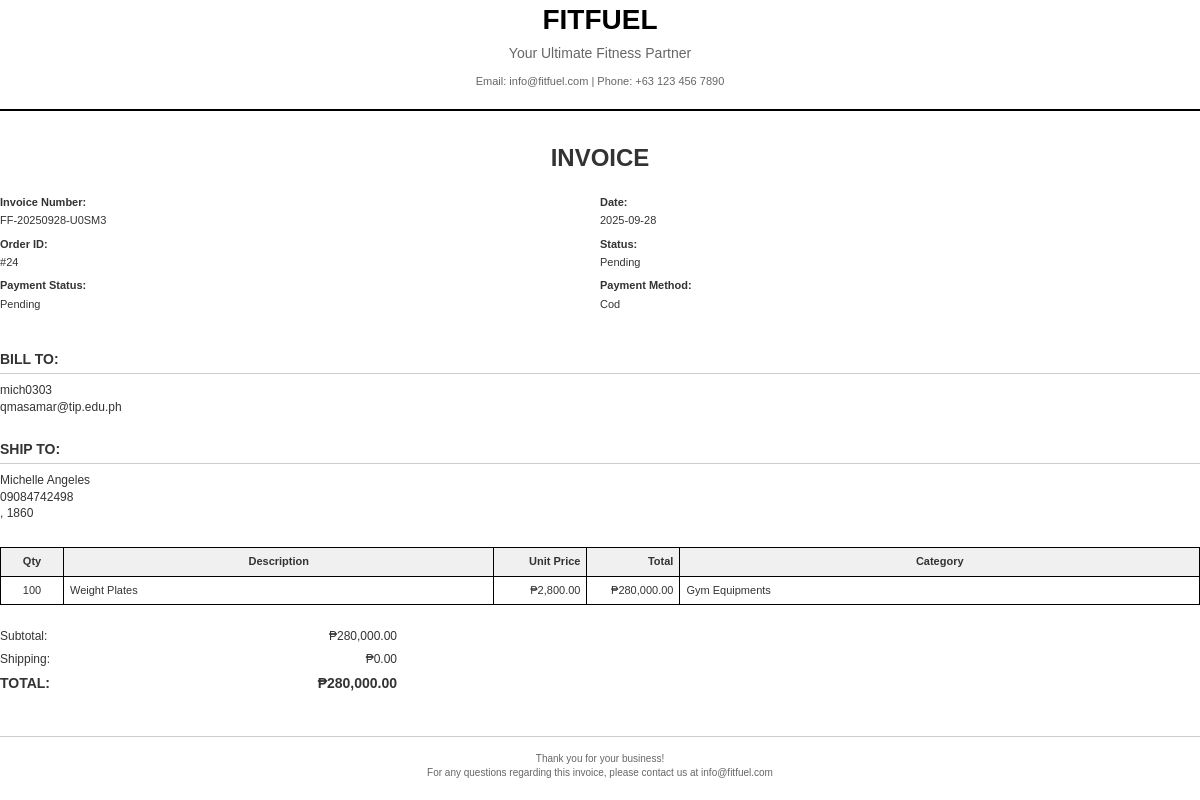
Page /admin/generate_invoice.php?id=24 (signed in) on the earlier database version.
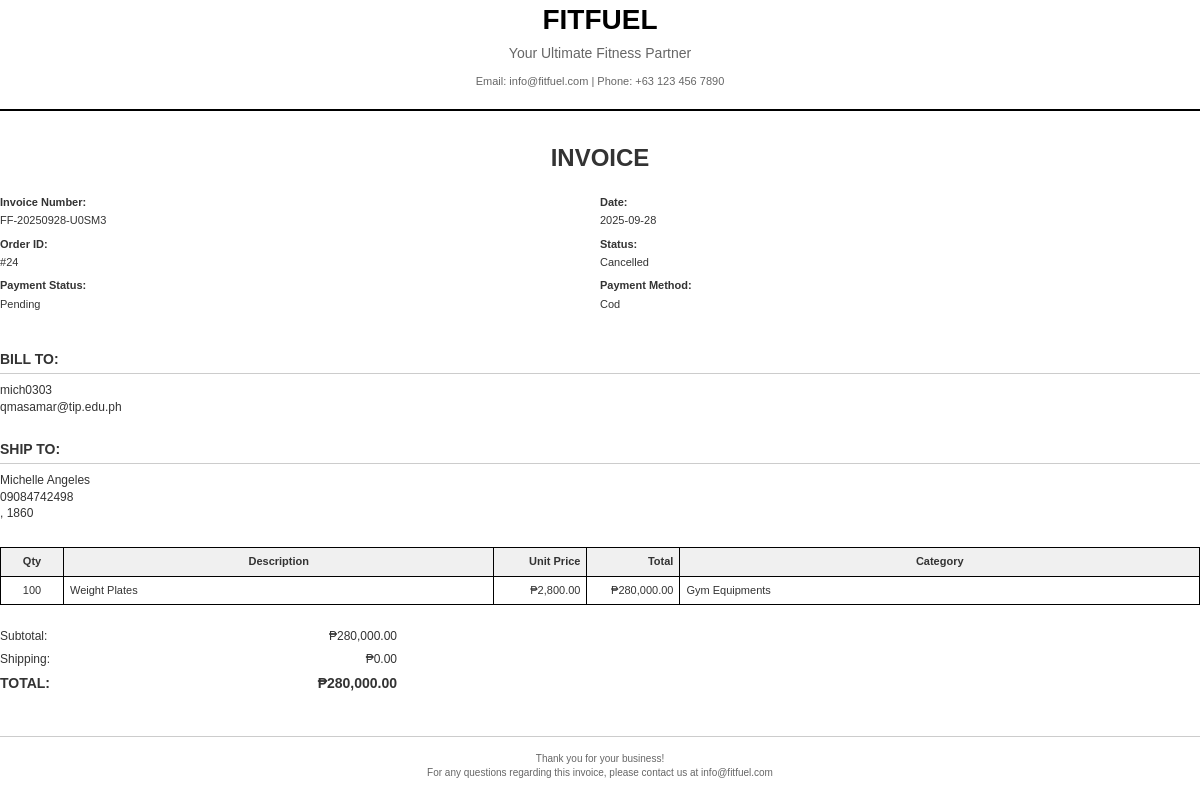
Same page on the later database version.
### tables this page shows
CREATE TABLE `orders` (
  `order_id` bigint(20) UNSIGNED NOT NULL,
  `custom_order_id` varchar(20) DEFAULT NULL,
  `user_id` bigint(20) UNSIGNED NOT NULL,
  `status` enum('pending','processing','shipped','delivered','cancelled','returned','refunded') NOT NULL DEFAULT 'pending',
  `payment_method` varchar(50) DEFAULT NULL,
  `payment_status` enum('pending','paid','refunded','failed') NOT NULL DEFAULT 'pending',
  `payment_reference` varchar(255) DEFAULT NULL,
  `shipping_address` text DEFAULT NULL,
  `total_amount` decimal(10,2) NOT NULL DEFAULT 0.00,
  `estimated_delivery_date` date DEFAULT NULL,
  `return_reason` text DEFAULT NULL,
  `refund_amount` decimal(10,2) DEFAULT NULL,
  `stock_deducted` tinyint(1) NOT NULL DEFAULT 0,
  `created_at` timestamp NOT NULL DEFAULT current_timestamp(),
  `updated_at` timestamp NOT NULL DEFAULT current_timestamp() ON UPDATE current_timestamp()
);

CREATE TABLE `users` (
  `user_id` bigint(20) UNSIGNED NOT NULL,
  `username` varchar(100) NOT NULL,
  `email` varchar(150) NOT NULL,
  `phone` varchar(20) DEFAULT NULL,
  `date_of_birth` date DEFAULT NULL,
  `address` varchar(255) DEFAULT NULL,
  `password_hash` varchar(255) DEFAULT NULL,
  `google_id` varchar(255) DEFAULT NULL,
  `role` enum('admin','manager','staff','customer') NOT NULL DEFAULT 'customer',
  `status` enum('active','inactive','suspended') NOT NULL DEFAULT 'active',
  `created_at` timestamp NOT NULL DEFAULT current_timestamp(),
  `updated_at` timestamp NOT NULL DEFAULT current_timestamp() ON UPDATE current_timestamp(),
  `last_login` timestamp NULL DEFAULT NULL,
  `first_name` varchar(100) DEFAULT NULL,
  `last_name` varchar(100) DEFAULT NULL,
  `profile_picture` varchar(255) DEFAULT NULL,
  `otp` varchar(6) DEFAULT NULL,
  `otp_expiry` datetime DEFAULT NULL
);

### admin/generate_invoice.php (the view, shortened to what the changed rows need)
<?php
$pdo = getDBConnection();
$order_id = (int)($_GET['id'] ?? 0);
$orderQuery = "
    SELECT
        o.*,
        u.username,
        u.email
    FROM orders o
    JOIN users u ON u.user_id = o.user_id
    WHERE o.order_id = ?
";
$orderStmt = $pdo->prepare($orderQuery);
$orderStmt->execute([$order_id]);
$order = $orderStmt->fetch();
$shipping_address = [];
if ($order['shipping_address']) {
    try {
        $shipping_address = json_decode($order['shipping_address'], true) ?: [];
    } catch (Exception $e) {
        $shipping_address = [];
    }
}
?>
<!DOCTYPE html>
<html>
<head>
</head>
<body>
    <div class="invoice-info">
        <div class="info-section">
            <div class="info-label">Invoice Number:</div>
            <div class="info-value"><?php echo htmlspecialchars($order['custom_order_id'] ?? 'FF-' . str_pad($order['order_id'], 6, '0', STR_PAD_LEFT)); ?></div>
            <div class="info-label">Order ID:</div>
            <div class="info-value">#<?php echo $order['order_id']; ?></div>
            <div class="info-label">Payment Status:</div>
            <div class="info-value"><?php echo ucfirst($order['payment_status']); ?></div>
        </div>
        <div class="info-section">
            <div class="info-label">Date:</div>
            <div class="info-value"><?php echo date('Y-m-d', strtotime($order['created_at'])); ?></div>
            <div class="info-label">Status:</div>
            <div class="info-value"><?php echo ucfirst($order['status']); ?></div>
            <div class="info-label">Payment Method:</div>
            <div class="info-value"><?php echo ucfirst(str_replace('_', ' ', $order['payment_method'] ?? 'N/A')); ?></div>
        </div>
    </div>
    <div class="customer-section">
        <div class="section-title">Bill To:</div>
        <div><?php echo htmlspecialchars($order['username']); ?></div>
        <div><?php echo htmlspecialchars($order['email']); ?></div>
    </div>
    <?php if (!empty($shipping_address)): ?>
    <div class="customer-section">
        <div class="section-title">Ship To:</div>
        <div><?php echo htmlspecialchars($shipping_address['full_name'] ?? ''); ?></div>
        <?php if (!empty($shipping_address['phone'])): ?>
        <div><?php echo htmlspecialchars($shipping_address['phone']); ?></div>
        <?php endif; ?>
        <div><?php echo htmlspecialchars(($shipping_address['city'] ?? '') . ', ' . ($shipping_address['state'] ?? '') . ' ' . ($shipping_address['postal_code'] ?? '')); ?></div>
    </div>
    <?php endif; ?>
    <table class="items-table">
        <thead>
            <tr>
                <th class="qty">Qty</th>
                <th>Description</th>
                <th class="price">Unit Price</th>
                <th class="total">Total</th>
                <th>Category</th>
            </tr>
        </thead>
    </table>
</body>
</html>

Differences in the rows shown:
changed orders "Michelle Angeles": status "Pending" → "Cancelled"
